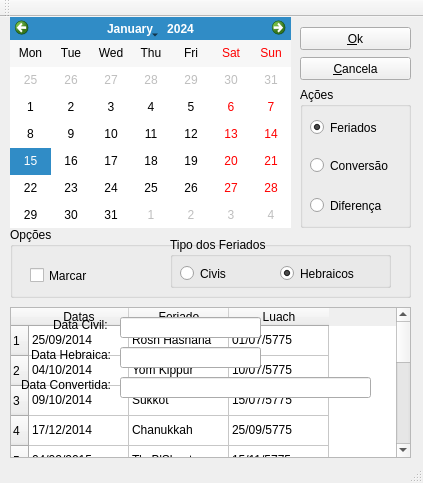
<?xml version="1.0" encoding="UTF-8"?>
<ui version="4.0">
 <class>MainWindow</class>
 <widget class="QMainWindow" name="MainWindow">
  <property name="geometry">
   <rect>
    <x>0</x>
    <y>0</y>
    <width>423</width>
    <height>483</height>
   </rect>
  </property>
  <property name="minimumSize">
   <size>
    <width>423</width>
    <height>483</height>
   </size>
  </property>
  <property name="windowTitle">
   <string>Date Center</string>
  </property>
  <property name="windowIcon">
   <iconset resource="Datas.qrc">
    <normaloff>:/Imagens/Datas.ico</normaloff>:/Imagens/Datas.ico</iconset>
  </property>
  <widget class="QWidget" name="centralWidget">
   <widget class="QCalendarWidget" name="calendarWidget">
    <property name="geometry">
     <rect>
      <x>10</x>
      <y>0</y>
      <width>281</width>
      <height>211</height>
     </rect>
    </property>
    <property name="toolTip">
     <string>Calendário Mensal</string>
    </property>
    <property name="gridVisible">
     <bool>false</bool>
    </property>
    <property name="verticalHeaderFormat">
     <enum>QCalendarWidget::NoVerticalHeader</enum>
    </property>
    <property name="navigationBarVisible">
     <bool>true</bool>
    </property>
   </widget>
   <widget class="QPushButton" name="btnOk">
    <property name="geometry">
     <rect>
      <x>300</x>
      <y>10</y>
      <width>111</width>
      <height>23</height>
     </rect>
    </property>
    <property name="toolTip">
     <string>Executa ação selecionada</string>
    </property>
    <property name="text">
     <string>&amp;Ok</string>
    </property>
   </widget>
   <widget class="QPushButton" name="btnCancel">
    <property name="geometry">
     <rect>
      <x>300</x>
      <y>40</y>
      <width>111</width>
      <height>23</height>
     </rect>
    </property>
    <property name="toolTip">
     <string>Sai da aplicação</string>
    </property>
    <property name="text">
     <string>&amp;Cancela</string>
    </property>
   </widget>
   <widget class="QGroupBox" name="grbAcoes">
    <property name="geometry">
     <rect>
      <x>300</x>
      <y>70</y>
      <width>111</width>
      <height>141</height>
     </rect>
    </property>
    <property name="title">
     <string>Ações</string>
    </property>
    <widget class="QRadioButton" name="rbtFeriados">
     <property name="geometry">
      <rect>
       <x>10</x>
       <y>30</y>
       <width>82</width>
       <height>21</height>
      </rect>
     </property>
     <property name="toolTip">
      <string>Mostra Feriados</string>
     </property>
     <property name="text">
      <string>Feriados</string>
     </property>
     <property name="checked">
      <bool>true</bool>
     </property>
    </widget>
    <widget class="QRadioButton" name="rbtConversao">
     <property name="geometry">
      <rect>
       <x>10</x>
       <y>70</y>
       <width>82</width>
       <height>17</height>
      </rect>
     </property>
     <property name="toolTip">
      <string>Conversão entre Datas (Civil &lt;-&gt; Hebraica)</string>
     </property>
     <property name="text">
      <string>Conversão</string>
     </property>
    </widget>
    <widget class="QRadioButton" name="rbtDiferenca">
     <property name="geometry">
      <rect>
       <x>10</x>
       <y>110</y>
       <width>82</width>
       <height>17</height>
      </rect>
     </property>
     <property name="toolTip">
      <string>Diferença entre Datas</string>
     </property>
     <property name="text">
      <string>Diferença</string>
     </property>
    </widget>
   </widget>
   <widget class="QGroupBox" name="grbOpcoes">
    <property name="geometry">
     <rect>
      <x>10</x>
      <y>210</y>
      <width>401</width>
      <height>71</height>
     </rect>
    </property>
    <property name="title">
     <string>Opções</string>
    </property>
    <widget class="QGroupBox" name="grbTipoFeriado">
     <property name="geometry">
      <rect>
       <x>160</x>
       <y>10</y>
       <width>221</width>
       <height>51</height>
      </rect>
     </property>
     <property name="title">
      <string>Tipo dos Feriados</string>
     </property>
     <widget class="QRadioButton" name="rbtCivis">
      <property name="geometry">
       <rect>
        <x>10</x>
        <y>28</y>
        <width>82</width>
        <height>17</height>
       </rect>
      </property>
      <property name="toolTip">
       <string>Mostra Feriados Civis</string>
      </property>
      <property name="text">
       <string>Civis</string>
      </property>
     </widget>
     <widget class="QRadioButton" name="rbtHebraicos">
      <property name="geometry">
       <rect>
        <x>110</x>
        <y>28</y>
        <width>82</width>
        <height>17</height>
       </rect>
      </property>
      <property name="toolTip">
       <string>Mostra Fertiados Hebraicos</string>
      </property>
      <property name="text">
       <string>Hebraicos</string>
      </property>
      <property name="checked">
       <bool>true</bool>
      </property>
     </widget>
    </widget>
    <widget class="QCheckBox" name="chkMarcar">
     <property name="geometry">
      <rect>
       <x>20</x>
       <y>40</y>
       <width>70</width>
       <height>17</height>
      </rect>
     </property>
     <property name="text">
      <string>Marcar</string>
     </property>
    </widget>
   </widget>
   <widget class="QTableWidget" name="tblFeriados">
    <property name="geometry">
     <rect>
      <x>10</x>
      <y>290</y>
      <width>401</width>
      <height>151</height>
     </rect>
    </property>
    <property name="toolTip">
     <string>A Data indica a VÉSPERA do Feriado (Pôr-do-Sol)</string>
    </property>
    <property name="rowCount">
     <number>12</number>
    </property>
    <property name="columnCount">
     <number>3</number>
    </property>
    <row>
     <property name="text">
      <string>1</string>
     </property>
    </row>
    <row>
     <property name="text">
      <string>2</string>
     </property>
    </row>
    <row>
     <property name="text">
      <string>3</string>
     </property>
    </row>
    <row>
     <property name="text">
      <string>4</string>
     </property>
    </row>
    <row>
     <property name="text">
      <string>5</string>
     </property>
    </row>
    <row>
     <property name="text">
      <string>6</string>
     </property>
    </row>
    <row/>
    <row/>
    <row/>
    <row/>
    <row/>
    <row/>
    <column>
     <property name="text">
      <string>Datas</string>
     </property>
    </column>
    <column>
     <property name="text">
      <string>Feriado</string>
     </property>
    </column>
    <column>
     <property name="text">
      <string>Luach</string>
     </property>
    </column>
    <item row="0" column="0">
     <property name="text">
      <string>25/09/2014</string>
     </property>
    </item>
    <item row="0" column="1">
     <property name="text">
      <string>Rosh Hashaná</string>
     </property>
    </item>
    <item row="0" column="2">
     <property name="text">
      <string>01/07/5775</string>
     </property>
    </item>
    <item row="1" column="0">
     <property name="text">
      <string>04/10/2014</string>
     </property>
    </item>
    <item row="1" column="1">
     <property name="text">
      <string>Yom Kippur</string>
     </property>
    </item>
    <item row="1" column="2">
     <property name="text">
      <string>10/07/5775</string>
     </property>
    </item>
    <item row="2" column="0">
     <property name="text">
      <string>09/10/2014</string>
     </property>
    </item>
    <item row="2" column="1">
     <property name="text">
      <string>Sukkot</string>
     </property>
    </item>
    <item row="2" column="2">
     <property name="text">
      <string>15/07/5775</string>
     </property>
    </item>
    <item row="3" column="0">
     <property name="text">
      <string>17/12/2014</string>
     </property>
    </item>
    <item row="3" column="1">
     <property name="text">
      <string>Chanukkah</string>
     </property>
    </item>
    <item row="3" column="2">
     <property name="text">
      <string>25/09/5775</string>
     </property>
    </item>
    <item row="4" column="0">
     <property name="text">
      <string>04/02/2015</string>
     </property>
    </item>
    <item row="4" column="1">
     <property name="text">
      <string>T'u B'Shvat</string>
     </property>
    </item>
    <item row="4" column="2">
     <property name="text">
      <string>15/11/5775</string>
     </property>
    </item>
    <item row="5" column="0">
     <property name="text">
      <string>04/03/2015</string>
     </property>
    </item>
    <item row="5" column="1">
     <property name="text">
      <string>Taanit Ester</string>
     </property>
    </item>
    <item row="5" column="2">
     <property name="text">
      <string>13/12/5775</string>
     </property>
    </item>
   </widget>
   <widget class="QLabel" name="lblDataCivil">
    <property name="geometry">
     <rect>
      <x>20</x>
      <y>300</y>
      <width>91</width>
      <height>16</height>
     </rect>
    </property>
    <property name="text">
     <string>Data Civil: </string>
    </property>
    <property name="alignment">
     <set>Qt::AlignRight|Qt::AlignTrailing|Qt::AlignVCenter</set>
    </property>
   </widget>
   <widget class="QLineEdit" name="edtDataCivil">
    <property name="geometry">
     <rect>
      <x>120</x>
      <y>300</y>
      <width>141</width>
      <height>21</height>
     </rect>
    </property>
   </widget>
   <widget class="QLabel" name="lblDataHebraica">
    <property name="geometry">
     <rect>
      <x>20</x>
      <y>330</y>
      <width>91</width>
      <height>16</height>
     </rect>
    </property>
    <property name="text">
     <string>Data Hebraica:</string>
    </property>
    <property name="alignment">
     <set>Qt::AlignRight|Qt::AlignTrailing|Qt::AlignVCenter</set>
    </property>
   </widget>
   <widget class="QLineEdit" name="edtDataHebraica">
    <property name="geometry">
     <rect>
      <x>120</x>
      <y>330</y>
      <width>141</width>
      <height>21</height>
     </rect>
    </property>
   </widget>
   <widget class="QLabel" name="lblDataConvertida">
    <property name="geometry">
     <rect>
      <x>20</x>
      <y>360</y>
      <width>91</width>
      <height>16</height>
     </rect>
    </property>
    <property name="text">
     <string>Data Convertida:</string>
    </property>
    <property name="alignment">
     <set>Qt::AlignRight|Qt::AlignTrailing|Qt::AlignVCenter</set>
    </property>
   </widget>
   <widget class="QLineEdit" name="edtDataConvertida">
    <property name="geometry">
     <rect>
      <x>120</x>
      <y>360</y>
      <width>251</width>
      <height>21</height>
     </rect>
    </property>
   </widget>
  </widget>
  <widget class="QMenuBar" name="menuBar">
   <property name="enabled">
    <bool>false</bool>
   </property>
   <property name="geometry">
    <rect>
     <x>0</x>
     <y>0</y>
     <width>423</width>
     <height>21</height>
    </rect>
   </property>
  </widget>
  <widget class="QToolBar" name="mainToolBar">
   <attribute name="toolBarArea">
    <enum>TopToolBarArea</enum>
   </attribute>
   <attribute name="toolBarBreak">
    <bool>false</bool>
   </attribute>
  </widget>
  <widget class="QStatusBar" name="statusBar">
   <property name="enabled">
    <bool>false</bool>
   </property>
  </widget>
 </widget>
 <layoutdefault spacing="6" margin="11"/>
 <tabstops>
  <tabstop>calendarWidget</tabstop>
  <tabstop>btnOk</tabstop>
  <tabstop>btnCancel</tabstop>
  <tabstop>rbtFeriados</tabstop>
  <tabstop>rbtConversao</tabstop>
  <tabstop>rbtDiferenca</tabstop>
  <tabstop>rbtCivis</tabstop>
  <tabstop>rbtHebraicos</tabstop>
  <tabstop>edtDataCivil</tabstop>
  <tabstop>edtDataHebraica</tabstop>
  <tabstop>edtDataConvertida</tabstop>
  <tabstop>tblFeriados</tabstop>
  <tabstop>chkMarcar</tabstop>
 </tabstops>
 <resources>
  <include location="Datas.qrc"/>
 </resources>
 <connections>
  <connection>
   <sender>btnCancel</sender>
   <signal>clicked()</signal>
   <receiver>MainWindow</receiver>
   <slot>close()</slot>
   <hints>
    <hint type="sourcelabel">
     <x>335</x>
     <y>84</y>
    </hint>
    <hint type="destinationlabel">
     <x>200</x>
     <y>222</y>
    </hint>
   </hints>
  </connection>
  <connection>
   <sender>rbtHebraicos</sender>
   <signal>clicked()</signal>
   <receiver>MainWindow</receiver>
   <slot>OnHebraicos()</slot>
   <hints>
    <hint type="sourcelabel">
     <x>311</x>
     <y>263</y>
    </hint>
    <hint type="destinationlabel">
     <x>397</x>
     <y>268</y>
    </hint>
   </hints>
  </connection>
  <connection>
   <sender>calendarWidget</sender>
   <signal>currentPageChanged(int,int)</signal>
   <receiver>MainWindow</receiver>
   <slot>MudandoMes(int,int)</slot>
   <hints>
    <hint type="sourcelabel">
     <x>119</x>
     <y>135</y>
    </hint>
    <hint type="destinationlabel">
     <x>106</x>
     <y>221</y>
    </hint>
   </hints>
  </connection>
  <connection>
   <sender>rbtCivis</sender>
   <signal>clicked()</signal>
   <receiver>MainWindow</receiver>
   <slot>OnCivis()</slot>
   <hints>
    <hint type="sourcelabel">
     <x>201</x>
     <y>263</y>
    </hint>
    <hint type="destinationlabel">
     <x>374</x>
     <y>217</y>
    </hint>
   </hints>
  </connection>
  <connection>
   <sender>rbtFeriados</sender>
   <signal>clicked()</signal>
   <receiver>MainWindow</receiver>
   <slot>OnFeriados()</slot>
   <hints>
    <hint type="sourcelabel">
     <x>353</x>
     <y>133</y>
    </hint>
    <hint type="destinationlabel">
     <x>401</x>
     <y>168</y>
    </hint>
   </hints>
  </connection>
  <connection>
   <sender>rbtConversao</sender>
   <signal>clicked()</signal>
   <receiver>MainWindow</receiver>
   <slot>OnConversao()</slot>
   <hints>
    <hint type="sourcelabel">
     <x>325</x>
     <y>170</y>
    </hint>
    <hint type="destinationlabel">
     <x>309</x>
     <y>226</y>
    </hint>
   </hints>
  </connection>
  <connection>
   <sender>rbtDiferenca</sender>
   <signal>clicked()</signal>
   <receiver>MainWindow</receiver>
   <slot>OnDiferenca()</slot>
   <hints>
    <hint type="sourcelabel">
     <x>344</x>
     <y>196</y>
    </hint>
    <hint type="destinationlabel">
     <x>393</x>
     <y>242</y>
    </hint>
   </hints>
  </connection>
  <connection>
   <sender>btnOk</sender>
   <signal>clicked()</signal>
   <receiver>MainWindow</receiver>
   <slot>OnOk()</slot>
   <hints>
    <hint type="sourcelabel">
     <x>361</x>
     <y>63</y>
    </hint>
    <hint type="destinationlabel">
     <x>384</x>
     <y>107</y>
    </hint>
   </hints>
  </connection>
  <connection>
   <sender>edtDataCivil</sender>
   <signal>editingFinished()</signal>
   <receiver>MainWindow</receiver>
   <slot>OnEditFinishDtCivil()</slot>
   <hints>
    <hint type="sourcelabel">
     <x>190</x>
     <y>328</y>
    </hint>
    <hint type="destinationlabel">
     <x>203</x>
     <y>222</y>
    </hint>
   </hints>
  </connection>
  <connection>
   <sender>edtDataHebraica</sender>
   <signal>editingFinished()</signal>
   <receiver>MainWindow</receiver>
   <slot>OnEditFinishDtHebraica()</slot>
   <hints>
    <hint type="sourcelabel">
     <x>190</x>
     <y>358</y>
    </hint>
    <hint type="destinationlabel">
     <x>203</x>
     <y>222</y>
    </hint>
   </hints>
  </connection>
 </connections>
 <slots>
  <slot>OnHebraicos()</slot>
  <slot>MudandoMes(int,int)</slot>
  <slot>OnCivis()</slot>
  <slot>OnFeriados()</slot>
  <slot>OnConversao()</slot>
  <slot>OnDiferenca()</slot>
  <slot>OnOk()</slot>
 </slots>
</ui>
